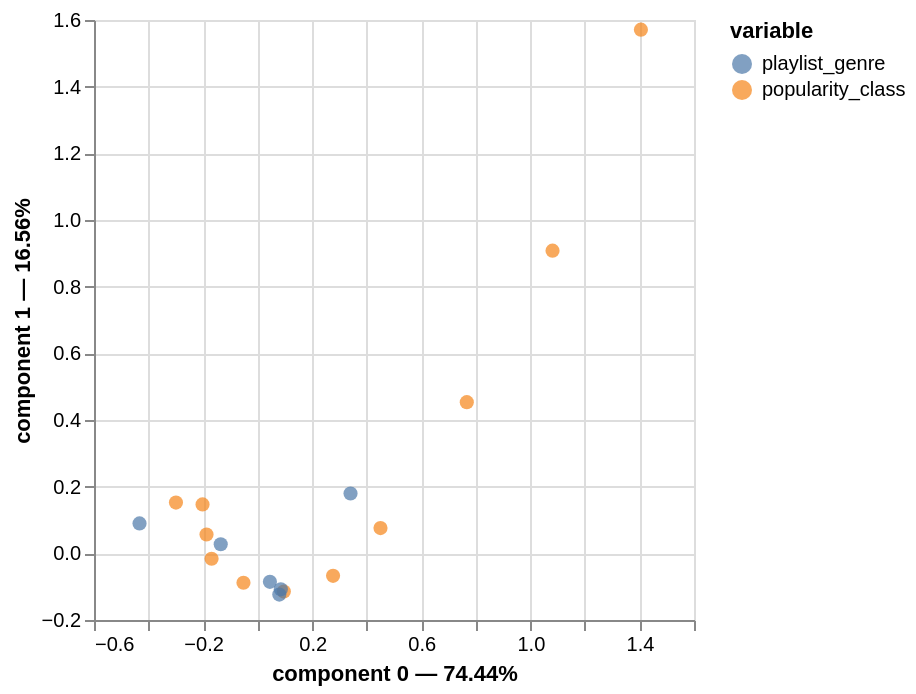

The cell this chart's notebook holds for it:
### Markdown cell above
Selon notre hypothèse que la composante 0 est corrélée à la popularité, la pop est plus populaire que les autres genre et edm est moins populaire.

### Code cell
ca.plot(song_CA_tab)

### Figure 1 — Vega-Lite specification as saved in the notebook (floating-point values rounded to 4 significant figures)
{"config": {"view": {"continuousWidth": 300, "continuousHeight": 300}}, "layer": [{"data": {"name": "data-a6be77ce27381377fa24708fb25e9848"}, "mark": {"type": "circle", "size": 50}, "encoding": {"color": {"field": "variable", "type": "nominal"}, "tooltip": [{"field": "variable", "type": "nominal"}, {"field": "value", "type": "nominal"}, {"field": "component 0", "type": "quantitative"}, {"field": "component 1", "type": "quantitative"}], "x": {"axis": {"title": "component 0 — 74.44%"}, "field": "component 0", "scale": {"zero": false}, "type": "quantitative"}, "y": {"axis": {"title": "component 1 — 16.56%"}, "field": "component 1", "scale": {"zero": false}, "type": "quantitative"}}, "name": "view_1"}, {"data": {"name": "data-50c90ac455022289353f49f81ef81dd5"}, "mark": {"type": "circle", "size": 50}, "encoding": {"color": {"field": "variable", "type": "nominal"}, "tooltip": [{"field": "variable", "type": "nominal"}, {"field": "value", "type": "nominal"}, {"field": "component 0", "type": "quantitative"}, {"field": "component 1", "type": "quantitative"}], "x": {"axis": {"title": "component 0 — 74.44%"}, "field": "component 0", "scale": {"zero": false}, "type": "quantitative"}, "y": {"axis": {"title": "component 1 — 16.56%"}, "field": "component 1", "scale": {"zero": false}, "type": "quantitative"}}}], "params": [{"name": "param_1", "select": {"type": "interval", "encodings": ["x", "y"]}, "bind": "scales", "views": ["view_1"]}], "$schema": "https://vega.github.io/schema/vega-lite/v5.20.1.json", "datasets": {"data-a6be77ce27381377fa24708fb25e9848": [{"component 0": -0.1689, "component 1": -0.01629, "variable": "popularity_class", "value": "0", "label": 0}, {"component 0": -0.202, "component 1": 0.1468, "variable": "popularity_class", "value": "1", "label": 1}, {"component 0": -0.2995, "component 1": 0.1522, "variable": "popularity_class", "value": "2", "label": 2}, {"component 0": -0.1875, "component 1": 0.05635, "variable": "popularity_class", "value": "3", "label": 3}, {"component 0": -0.05196, "component 1": -0.08836, "variable": "popularity_class", "value": "4", "label": 4}, {"component 0": 0.09611, "component 1": -0.1147, "variable": "popularity_class", "value": "5", "label": 5}, {"component 0": 0.2766, "component 1": -0.0675, "variable": "popularity_class", "value": "6", "label": 6}, {"component 0": 0.4504, "component 1": 0.07576, "variable": "popularity_class", "value": "7", "label": 7}, {"component 0": 0.7669, "component 1": 0.4535, "variable": "popularity_class", "value": "8", "label": 8}, {"component 0": 1.081, "component 1": 0.908, "variable": "popularity_class", "value": "9", "label": 9}, {"component 0": 1.405, "component 1": 1.571, "variable": "popularity_class", "value": "10", "label": 10}], "data-50c90ac455022289353f49f81ef81dd5": [{"component 0": -0.4331, "component 1": 0.08979, "variable": "playlist_genre", "value": "edm", "label": "edm"}, {"component 0": 0.08504, "component 1": -0.108, "variable": "playlist_genre", "value": "latin", "label": "latin"}, {"component 0": 0.3406, "component 1": 0.1796, "variable": "playlist_genre", "value": "pop", "label": "pop"}, {"component 0": -0.1354, "component 1": 0.02728, "variable": "playlist_genre", "value": "r&b", "label": "r&b"}, {"component 0": 0.07943, "component 1": -0.1237, "variable": "playlist_genre", "value": "rap", "label": "rap"}, {"component 0": 0.04497, "component 1": -0.08552, "variable": "playlist_genre", "value": "rock", "label": "rock"}]}}
